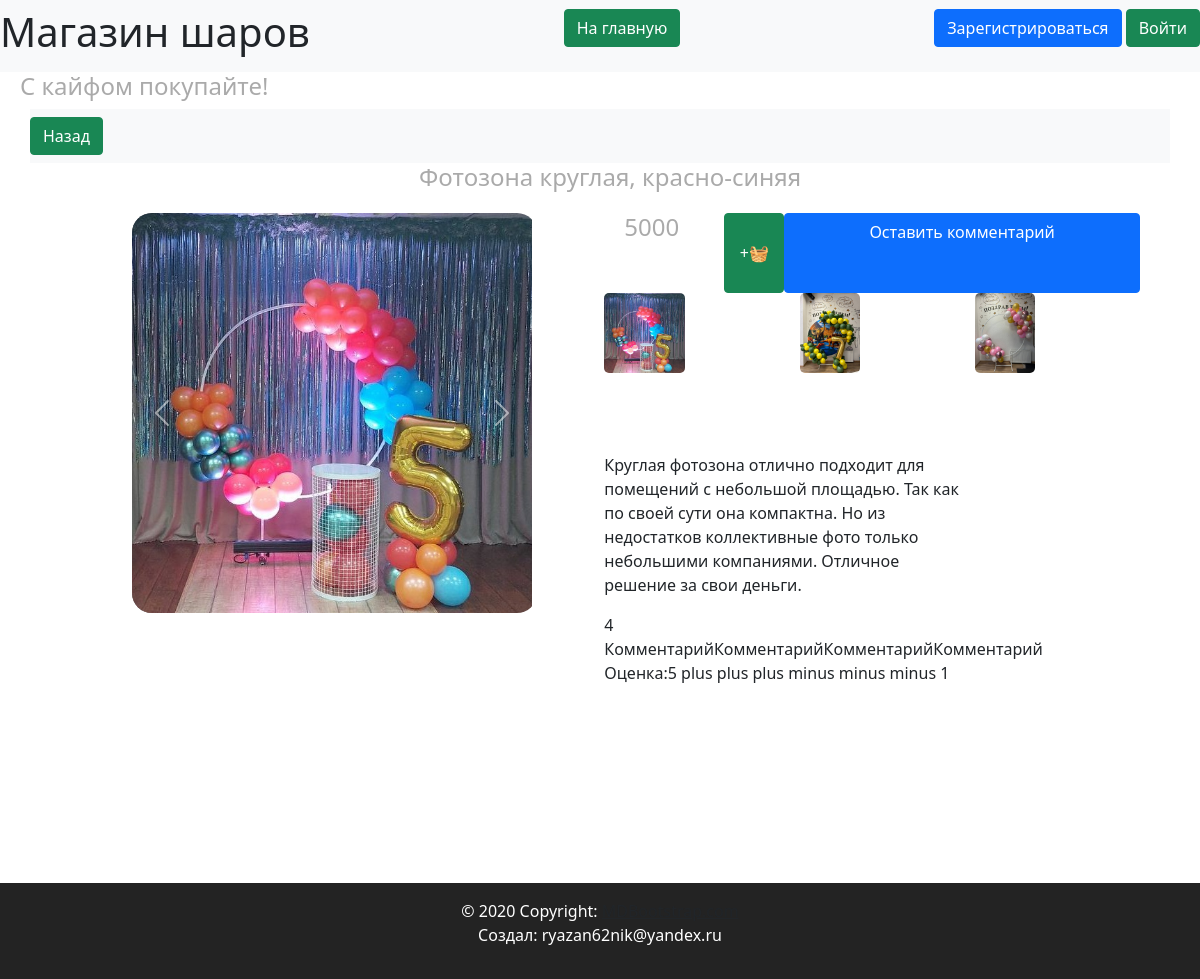
Page /show_product/1/1 on the earlier database version.
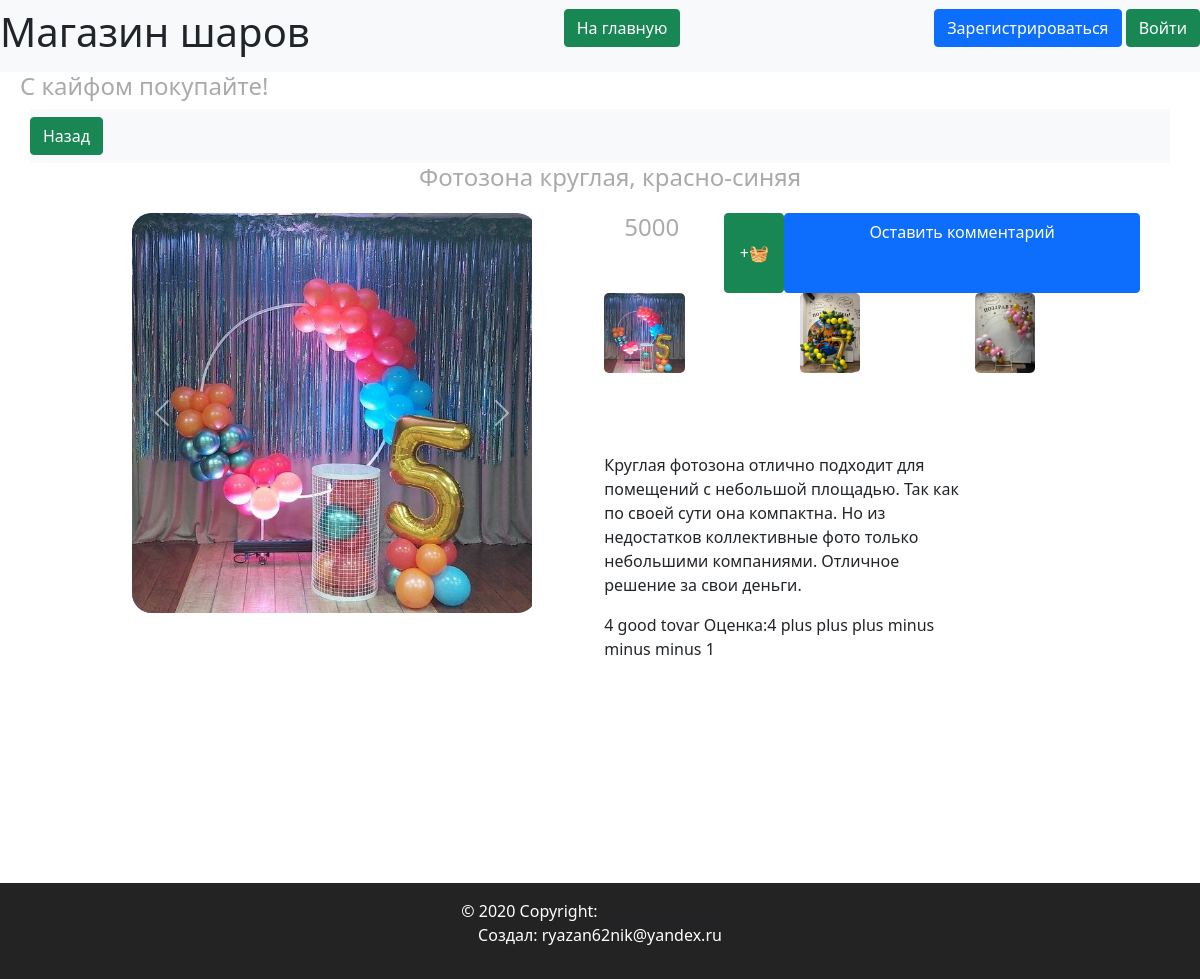
Same page on the later database version.
### data/products_group.py (models this page shows, shortened)
class ProductGroup(SqlAlchemyBase, SerializerMixin):
    __tablename__ = 'product_group'
    id = sqlalchemy.Column(sqlalchemy.Integer,
                           primary_key=True, autoincrement=True)
    title = sqlalchemy.Column(sqlalchemy.String, nullable=True)
    description = sqlalchemy.Column(sqlalchemy.String, nullable=True)
    type = sqlalchemy.Column(sqlalchemy.Integer, sqlalchemy.ForeignKey("types.id"))
    type_relation = orm.relationship('Types')
    products = orm.relationship("Products", back_populates='product_group')
    comments = orm.relationship("Comments", back_populates='product_group')

### data/products.py (models this page shows, shortened)
class Products(SqlAlchemyBase, SerializerMixin):
    __tablename__ = 'products'
    id = sqlalchemy.Column(sqlalchemy.Integer,
                           primary_key=True, autoincrement=True)
    color = sqlalchemy.Column(sqlalchemy.String, nullable=True)
    sale = sqlalchemy.Column(sqlalchemy.Integer, nullable=True)
    cost = sqlalchemy.Column(sqlalchemy.Integer)
    remains = sqlalchemy.Column(sqlalchemy.Integer, nullable=True)
    img = sqlalchemy.Column(sqlalchemy.String, default='0_0_0_none.jpg')
    product_group_id = sqlalchemy.Column(sqlalchemy.Integer, sqlalchemy.ForeignKey("product_group.id"))
    product_group = orm.relationship('ProductGroup')
    category = orm.relationship("Category",
                                secondary="products_to_category",
                                backref="products")
    def get_img(self):
        return self.img.split(', ')

### data/comments.py (models this page shows, shortened)
class Comments(SqlAlchemyBase, SerializerMixin):
    __tablename__ = 'comments'
    id = sqlalchemy.Column(sqlalchemy.Integer,
                           primary_key=True, autoincrement=True)
    content = sqlalchemy.Column(sqlalchemy.String, nullable=True)
    plus = sqlalchemy.Column(sqlalchemy.String, nullable=True)
    minus = sqlalchemy.Column(sqlalchemy.String, nullable=True)
    mark = sqlalchemy.Column(sqlalchemy.Integer, nullable=True)
    product_group_id = sqlalchemy.Column(sqlalchemy.Integer, sqlalchemy.ForeignKey("product_group.id"))
    product_group = orm.relationship('ProductGroup')
    user_id = sqlalchemy.Column(sqlalchemy.Integer, sqlalchemy.ForeignKey("users.id"))
    user = orm.relationship('User')
    def show_data(self):
        return f'{self.id}\n{self.content}\tОценка:{self.mark}\t{self.plus}\n{self.minus}\n{self.product_group_id}'

### server.py (the view)
@app.route('/show_product/<int:product_group_id>/<int:product_id>', methods=['GET', 'POST'])
def show_product(product_group_id, product_id):
    db_sess = db_session.create_session()
    product_group = db_sess.query(ProductGroup).filter(ProductGroup.id == product_group_id).first()
    product = db_sess.query(Products).filter(Products.id == product_id).first()
    return render_template('pages/show_product.html', title='product', product=product, product_group=product_group)

### data/db_session.py (called while the page is built)
def create_session() -> Session:
    global __factory
    return __factory()

### templates/pages/show_product.html (shortened to what this page needs)
{% extends "base.html" %}
{% block content %}
<nav class="navbar navbar-light bg-light title-width">
    <a href="#" onclick="window.history.back()" class="btn btn-success"> Назад </a>
</nav>
<div class="show-product">
    <div class="show-product-title">
        <h4>{{product.product_group.title}}, {{product.color}}</h4>
    </div>
    <div class="show-product-img-place">
        {% if product.get_img()[0]%}
        <div id="carousel{{product.id}}" class="carousel slide" data-bs-ride="false">
            <div class="carousel-inner">
                <div class="carousel-item active">
                    <img class="d-block show-product-img" src="/static/img/products/{{product.get_img()[0]}}"
                         alt="{{product.get_img()[0]}}">
                </div>
            </div>
            <a class="carousel-control-prev" href="#carousel{{product.id}}" role="button" data-slide="prev">
                <span class="carousel-control-prev-icon" aria-hidden="true"></span>
            </a>
            <a class="carousel-control-next" href="#carousel{{product.id}}" role="button" data-slide="next">
                <span class="carousel-control-next-icon" aria-hidden="true"></span>
            </a>
        </div>
        {%else%}
        <img class="show-product-img" src="/static/img/products/none.jpg"
             alt="/static/img/products/{{product.get_img()[0]}}"/>
        {%endif%}
    </div>
    <div class="show-product-text-place">
        <div class="show-product-sub">
            <div><h4>{{product.cost}}</h4></div>
            <button class="btn btn-success"
                    onclick="addToBasket('{{ product.id }}'{% if current_user.is_authenticated %}, '{{current_user.id}}' {%endif%});">
                +🧺
            </button>
            <a href="/comment_product/{{product_group.id}}/{{ product.id }}" class="btn btn-primary">Оставить
                комментарий</a>
        </div>
        <div class="show-product-colors">
            {%for product_color in product_group.products%}
            <a href="/show_product/{{product_group.id}}/{{product_color.id}}">
                <img class="d-block show-product-little-img"
                     src="/static/img/products/{{product_color.get_img()[0]}}"
                     alt="{{product.color}}">
            </a>
            {%endfor%}
        </div>
        <div class="show-product-description">
            <div><p>{{product_group.description}}</p></div>
            <div>
                {%for comment in product_group.comments%}
                <div>{{comment.show_data()}}</div>
                {%endfor%}
            </div>
        </div>
    </div>
</div>
{% endblock %}

### templates/base.html (shortened to what this page needs)
<!doctype html>
<html lang="ru">
<head>
    <link rel="stylesheet" href="{{ url_for('static', filename='css/bootstrap.min.css') }}">
    <link rel="stylesheet" href="{{ url_for('static', filename='css/header.css') }}">
    <link rel="stylesheet" href="{{ url_for('static', filename='css/footer.css') }}">
    <link rel="stylesheet" href="{{ url_for('static', filename='css/style.css') }}">
    <link rel="stylesheet" href="{{ url_for('static', filename='css/mystyle.css') }}">
</head>
<body>
{% include 'includes/header.html' %}
<div class="my-container">
    <main>
        {% block content %}
        {% endblock %}
    </main>
    {% include 'includes/footer.html' %}
</div>
</body>
</html>

### templates/includes/header.html
<header>
    <nav class="navbar navbar-light bg-light">
        <h1> Магазин шаров</h1>
        <p align="right">
            <a href="/index" class="btn btn-success"> На главную </a>
        </p>
        {% if current_user.is_authenticated %}
        <p align="right">
            <a class="navbar-brand" href="/logout">{{ current_user.name }}</a>
            {% if current_user.admin%}
            <a class="btn btn-primary btn btn-outline-info mr-2" href="/admin/products">Админ панель</a>
            {% endif %}
            {% else %}
        <p align="right">
            <a class="btn btn-primary " href="/register">Зарегистрироваться</a>
            <a class="btn btn-success" href="/login">Войти</a>
        </p>
        {% endif %}
    </nav>
    <h4 align="left">С кайфом покупайте!</h4>
</header>

### templates/includes/footer.html
<footer class="bg-body-tertiary text-center text-lg-start">
  <div class="text-center p-3">
    © 2020 Copyright:
    <a class="text-body" href="https://mdbootstrap.com/">MDBootstrap.com</a>
    <p>Создал: ryazan62nik@yandex.ru</p>
  </div>
</footer>

### static/css/header.css (style rules this page uses)
:root { --main-color: #0179FA; --second-color: white; }

### static/css/footer.css (style rules this page uses)
:root { --main-color: #111111; --second-color: white; }
footer { background-color: var(--main-color); }

### static/css/style.css (style rules this page uses)
:root { --main-color: #0179FA; --second-color: #ffffff; --thirdly_color: #629ee3; }
body { background-color: var(--second-color); }

### static/css/mystyle.css (style rules this page uses)
html { --firstly-color: white; --secondary-color: rgba(91, 82, 212, 0.837); --thirdly-color: rgb(99, 96, 105); --fourly-color: rgb(144, 182, 242); --black: rgb(35, 35, 35); --dark-blue: #12191D; --white: #FFFFFF; --green: #33FF00; --caribbean: #00E197; --light-green: #8EEF8C; --turquoise: #12EEFF; --pink: #F053D5; --red: #FE785A; --gray-900: #0C1114; --gray-700: #242A2C; --gray-650: #495257; --gray-600: #424B4F; --gray-500: #495257; --gray-300: #8D979E; --gray-200: #ACB4B9; --gray-150: #AEB6BB; --gray-100: #EEF1F3; --gray-50: #F6F8F9; }
h4 { padding-left: 20px; color: #aaaaaa; }
footer { clear: both; padding: 0; background: var(--black); color: #FFFFFF; overflow: hidden; min-width: 100; }
.my-container { display: flex; flex-direction: column; min-height: 100vh; min-width: 98vw; justify-content: space-evenly; }
main { flex: 1; min-width: 95%; justify-content: center; display: block; margin: 0 auto; text-align: left; }
.title-width { min-width: 100%; }
body { margin: 0; padding: 0; text-align: center; }
.show-product { width: 90vw; height: 90vh; margin: auto; display: grid; grid-template-columns: auto auto; grid-template-rows: 50px auto; gap:10; grid-auto-flow: column; }
.show-product-title { grid-column: 1 / -1; grid-row: 1; margin-right:auto; margin-left:auto; }
.show-product-img-place { grid-column: 1; grid-row: 2; width: 50vh; height: 50vh; background-color: var(--thirdly-color); border-radius: 20px; margin-right:auto; margin-left:auto; }
.show-product-img { height: 50vh; border-radius: 20px; object-fit: cover; }
.show-product-text-place { display: grid; grid-template-rows: 10vh 20vh auto; gap:10; }
.show-product-sub { display: grid; grid-template-columns: 10vw 5vw; gap:10; grid-auto-flow: column; }
.show-product-colors { display: grid; gap:10px; grid-auto-flow: column; justify-items: start; }
.show-product-little-img { height: 10vh; border-radius: 5px; object-fit: cover; }
.show-product-description { max-width: 30vw; }

Differences in the rows shown:
changed Comments: show_data "4 КомментарийКомментарийКомментарийКомментарий Оценка:5 plus plus plus minus minus minus 1" → "4 good tovar Оценка:4 plus plus plus minus minus minus 1"
